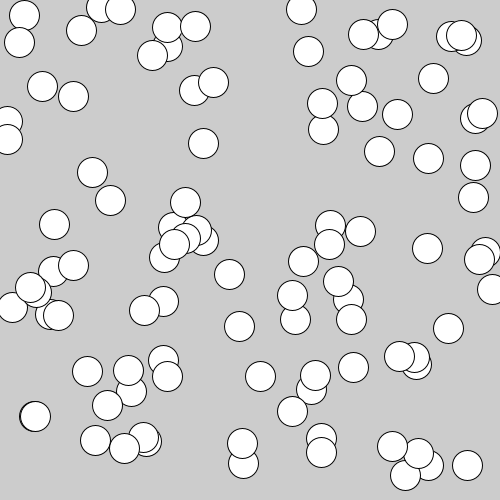
Frame 1 (no input)
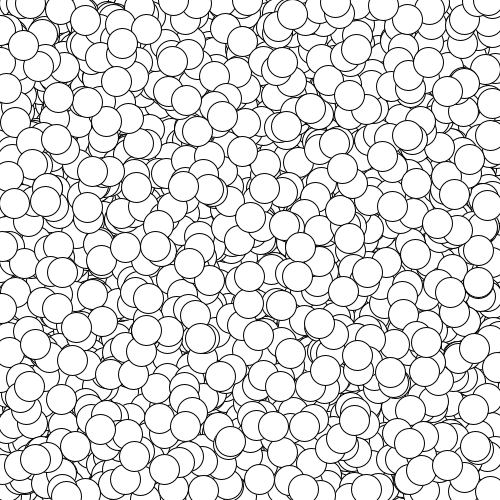
Frame 60 (the mouse pressed at the canvas centre just before this capture)
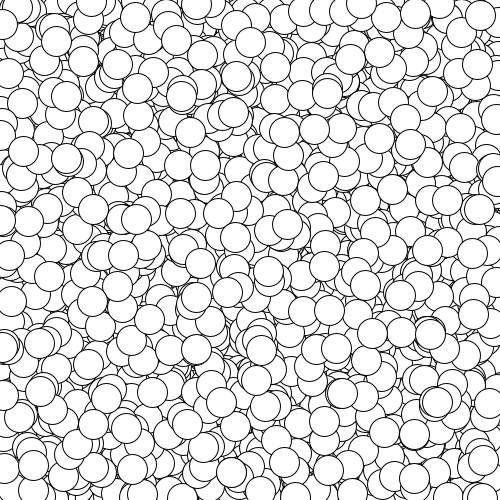
Frame 120 (the mouse held since frame 60 and released just before this capture)

The Processing sketch that drew these frames (run headless with seeded random() and noise(); from frame 60 on, the mouse is pressed at the canvas centre):

// Processing sketch: sketch_3
// ── sketch_3.pde
// fix the while loop so that it doesn't crash the program.

void setup() {
  size(500, 500);
}

void draw() {
  int numEllipses = 0;
  while (numEllipses < 100) {
    ellipse(random(width), random(height), 30, 30);
    numEllipses ++;
  }
}
